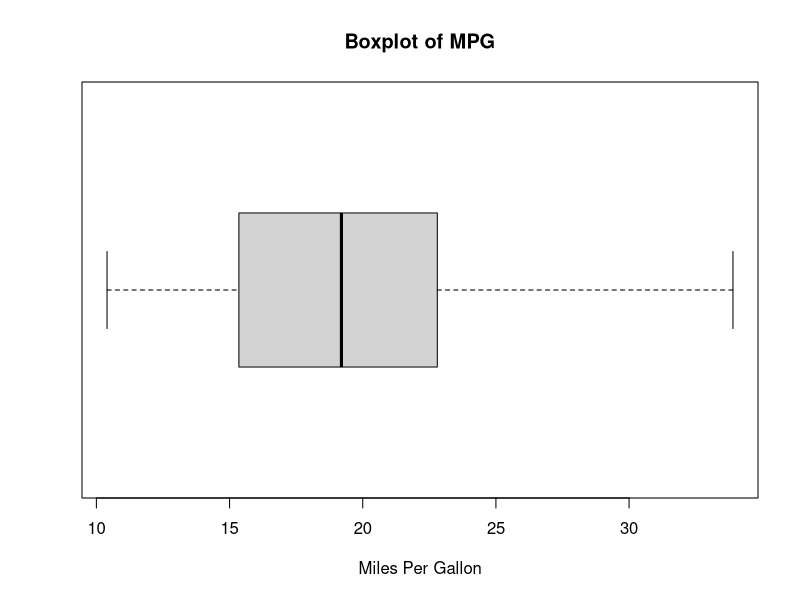

Write the R code that produced this figure.
## ---- chunk 1
boxplot(mtcars$mpg, horizontal=TRUE, xlab="Miles Per Gallon",
main="Boxplot of MPG")
